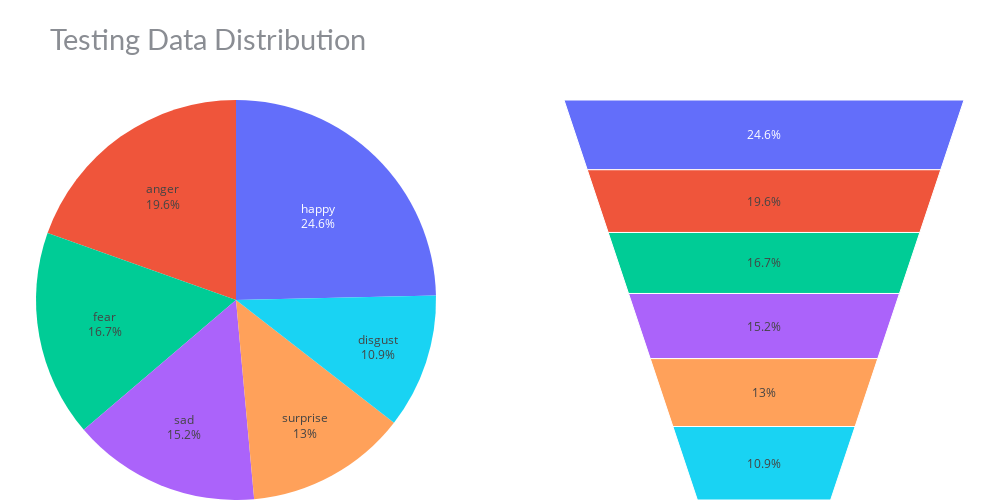

The notebook cell this image was saved under:
### Code cell
plot_data_distribution(test_dist,"Testing")

### Figure 1 — Plotly figure (JSON) as saved in the notebook; plotly's stock layout.template omitted (floating-point values rounded to 4 significant figures)
{"data": [{"domain": {"x": [0, 0.45], "y": [0, 1]}, "labels": ["happy", "anger", "fear", "sad", "surprise", "disgust"], "legendgroup": "group", "textinfo": "percent+label", "type": "pie", "values": [34, 27, 23, 21, 18, 15]}, {"domain": {"x": [0.55, 1], "y": [0, 1]}, "labels": ["happy", "anger", "fear", "sad", "surprise", "disgust"], "name": "Emotions data distribution", "title": {"position": "top center"}, "type": "funnelarea", "values": [34, 27, 23, 21, 18, 15]}], "layout": {"bargap": 0.2, "font": {"color": "#8a8d93"}, "height": 500, "hoverlabel": {"bgcolor": "#f2f2f2", "font": {"family": "Lato, sans-serif", "size": 13}}, "margin": {"b": 0, "l": 20, "r": 20}, "showlegend": false, "title": {"font": {"color": "#8a8d93", "family": "Lato, sans-serif", "size": 29}, "text": "Testing Data Distribution"}, "width": 1000, "xaxis": {"tickmode": "linear"}}}
